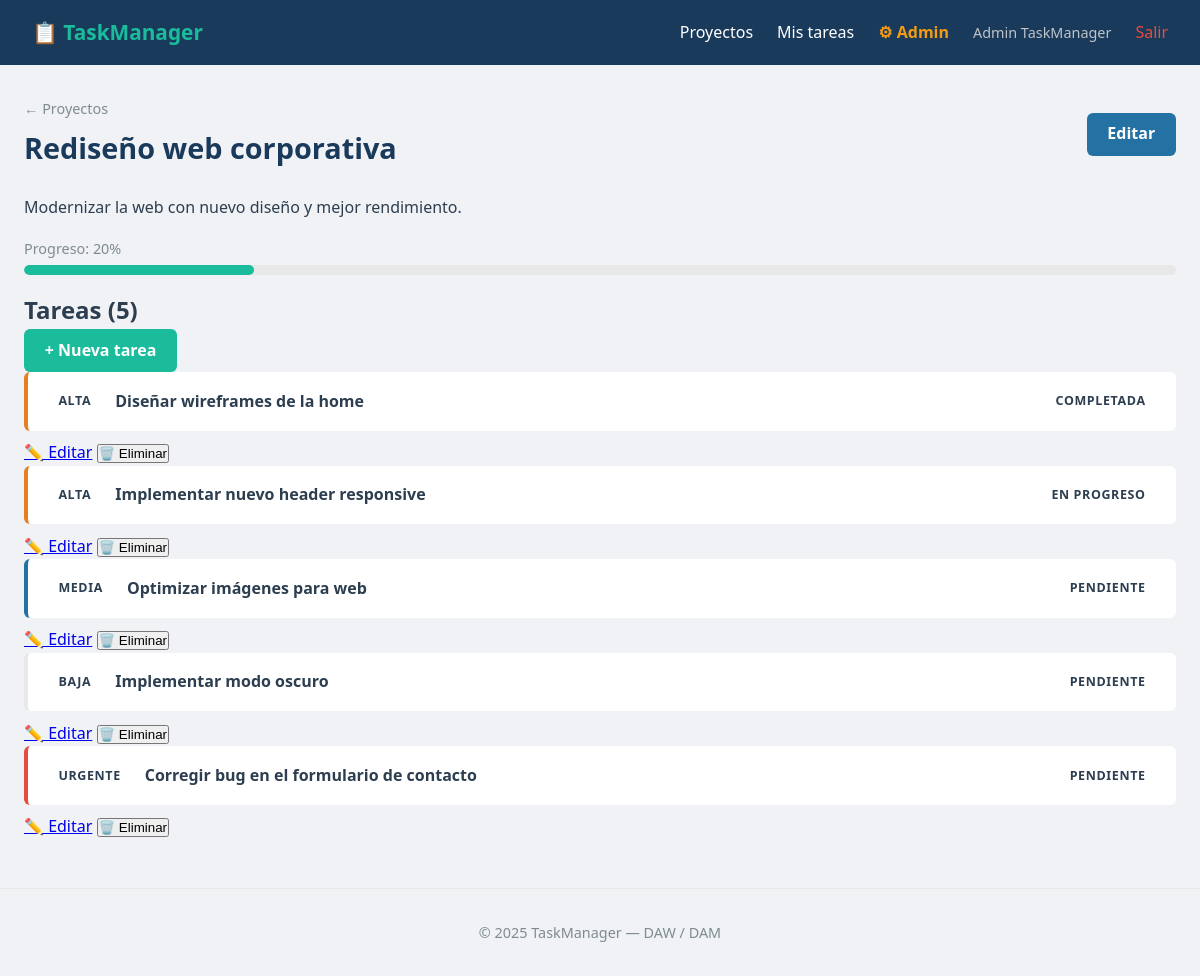
/proyectos/1 (signed in), run on the app's committed database.
### app/models.py (models this page shows, shortened)
class Usuario(UserMixin, db.Model): # UserMixin PRIMERO, db.Model SEGUNDO
    __tablename__ = 'usuarios'
    id = db.Column(db.Integer, primary_key=True)
    nombre = db.Column(db.String(100), nullable=False)
    email = db.Column(db.String(150), unique=True, nullable=False)
    password = db.Column(db.String(256), nullable=False)
    rol = db.Column(db.String(20), default='usuario') # 'usuario' o
    'admin'
    activo = db.Column(db.Boolean, default=True)
    creado_en = db.Column(db.DateTime, default=datetime.utcnow)
    proyectos = db.relationship('Proyecto', backref='propietario',
                                lazy='dynamic',
                                foreign_keys='Proyecto.propietario_id')
    @property
    def es_admin(self):
        return self.rol == 'admin'
    @property
    def is_active(self):
        return self.activo

class Proyecto(db.Model):
    __tablename__ = 'proyectos'
    id = db.Column(db.Integer, primary_key=True)
    titulo = db.Column(db.String(100), nullable=False)
    descripcion = db.Column(db.Text)
    estado = db.Column(db.String(20), default='activo')
    fecha_limite = db.Column(db.Date)
    creado_en = db.Column(db.DateTime, default=datetime.utcnow)
    propietario_id = db.Column(db.Integer, db.ForeignKey('usuarios.id'))
    tareas = db.relationship('Tarea', backref='proyecto', lazy='dynamic',
    cascade='all, delete-orphan',
    order_by='Tarea.creado_en')

class Tarea(db.Model):
    __tablename__ = 'tareas'
    id = db.Column(db.Integer, primary_key=True)
    titulo = db.Column(db.String(200), nullable=False)
    descripcion = db.Column(db.Text)
    prioridad = db.Column(db.String(20), default='media')
    estado = db.Column(db.String(20), default='pendiente')
    fecha_limite = db.Column(db.Date)
    creado_en = db.Column(db.DateTime, default=datetime.utcnow)
    proyecto_id = db.Column(db.Integer, db.ForeignKey('proyectos.id'))
    asignado_id = db.Column(db.Integer, db.ForeignKey('usuarios.id'),
    nullable=True)
    comentarios = db.relationship('Comentario', backref='tarea',
    lazy='dynamic',
    cascade='all, delete-orphan')
    etiquetas = db.relationship('Etiqueta', secondary=tarea_etiqueta,
    backref=db.backref('tareas', lazy='dynamic'))

### app/routes/projects.py (the view)
@projects.route('/<int:pid>')
@login_required # ← Protege esta ruta
def detalle(pid):
    proyecto = Proyecto.query.get_or_404(pid)
    tareas = proyecto.tareas.order_by(Tarea.creado_en.desc()).all()
    return render_template('projects/detalle.html',
                            proyecto=proyecto,
                            tareas=tareas,
                            form=FormularioVacio())

### app/models.py (called while the page is built)
@login_manager.user_loader
def cargar_usuario(user_id):
    return Usuario.query.get(int(user_id))

### app/templates/projects/detalle.html (shortened to what this page needs)
{% extends 'base.html' %}
{% block content %}
<div class='page-header'>
    <div>
        <a href="{{ url_for('projects.lista') }}" class='breadcrumb'>←
        Proyectos</a>
        <h1>{{ proyecto.titulo }}</h1>
    </div>
    <div class='acciones'>
        <a href="{{ url_for('projects.editar', pid=proyecto.id) }}" class='btn
        btn-sec'>Editar</a>
    </div>
</div>
<p class='descripcion-proyecto'>{{ proyecto.descripcion }}</p>
{% set completadas = tareas | selectattr('estado', 'equalto',
'completada') | list %}
{% set total = tareas | length %}
{% if total > 0 %}
{% set progreso = (completadas | length / total * 100) | round | int %}
<div class='progreso-container'>
    <div class='progreso-label'>Progreso: {{ progreso }}%</div>
    <div class='progreso-barra'>
        <div class='progreso-relleno' style='width: {{ progreso }}%'></div>
    </div>
</div>
{% endif %}
<div class='tareas-header'>
    <h2>Tareas ({{ total }})</h2>
    <a href="{{ url_for('tasks.nueva', pid=proyecto.id) }}" class='btn'>+ Nueva
    tarea</a>
</div>
{% for tarea in proyecto.tareas %}
<div class='tarea prioridad-{{ tarea.prioridad }}'>
    <div class='tarea-info'>
        <span class='badge badge-prioridad-{{ tarea.prioridad }}'>
        {{ tarea.prioridad | upper }}
        </span>
        <strong>{{ tarea.titulo }}</strong>
    </div>
    <span class='badge badge-estado-{{ tarea.estado }}'>
    {{ tarea.estado | replace('_', ' ') | capitalize }}
    </span>
</div>
<div class='acciones-tarea'>
    <a href="{{ url_for('tasks.editar', pid=proyecto.id, tid=tarea.id) }}">✏️
    Editar</a>
    <form action="{{ url_for('projects.eliminar', pid=proyecto.id) }}" method='POST' style='display:inline'>
        <button type='submit' onclick="return confirm('¿Eliminar proyecto?')">
            🗑️ Eliminar
        </button>
    </form>
</div>
{% else %}
<p class='vacio'>Este proyecto no tiene tareas todavía.</p>
{% endfor %}
{% endblock %}

### app/templates/base.html (shortened to what this page needs)
<!DOCTYPE html>
<html lang='es'>
<head>
    <link rel='stylesheet' href="{{ url_for('static', filename='css/style.css')
    }}">
</head>
<body>
    <nav class='navbar'>
        <a href="{{ url_for('main.index') }}" class='logo'>📋 TaskManager</a>
        <div class='nav-links'>
            {% if current_user.is_authenticated %}
                <a href="{{ url_for('projects.lista') }}">Proyectos</a>
                <a href="{{ url_for('tasks.mis_tareas') }}">Mis tareas</a>
                {% if current_user.es_admin %}
                    <a href="{{ url_for('main.admin') }}" class='nav-admin'>⚙
                    Admin</a>
                {% endif %}
                <span class='nav-usuario'>{{ current_user.nombre }}</span>
                <a href="{{ url_for('auth.logout') }}" class='nav-logout'>Salir</a>
            {% else %}
                <a href="{{ url_for('auth.login') }}">Iniciar sesión</a>
                <a href="{{ url_for('auth.registro') }}" class='btn btnsm'>Registrarse</a>
            {% endif %}
        </div>
    </nav>
    <main class='contenido'>
    {% block content %}{% endblock %}
    </main>
    <footer><p>&copy; 2025 TaskManager — DAW / DAM</p></footer>
</body>
</html>

### app/static/css/style.css (style rules this page uses)
*, *::before, *::after { margin: 0; padding: 0; box-sizing: border-box; }
:root { --azul-oscuro: #1a3a5c; --azul: #2471a3; --verde: #1abc9c; --rojo: #e74c3c; --naranja: #e67e22; --gris-claro: #f0f2f5; --texto: #2c3e50; --texto-suave: #7f8c8d; }
body { font-family: 'Segoe UI', Arial, sans-serif; background: var(--gris-claro); color: var(--texto); line-height: 1.6; }
.navbar { background: var(--azul-oscuro); display: flex; justify-content: space-between; align-items: center; padding: 1rem 2rem; position: sticky; top: 0; z-index: 100; }
.navbar .logo { color: var(--verde); font-weight: 700; font-size: 1.3rem; text-decoration: none; }
.nav-links { display: flex; align-items: center; gap: 1.5rem; }
.nav-links a { color: #fff; text-decoration: none; transition: color .2s; }
.contenido { max-width: 1200px; margin: 2rem auto; padding: 0 1.5rem; }
.page-header { display: flex; justify-content: space-between; align-items: center; margin-bottom: 1.5rem; }
.page-header h1 { font-size: 1.8rem; color: var(--azul-oscuro); }
.breadcrumb { color: var(--texto-suave); text-decoration: none; display: block; font-size: .9rem; margin-bottom: .3rem; }
.badge { padding: .2rem .7rem; border-radius: 12px; font-size: .78rem; font-weight: 600; text-transform: uppercase; letter-spacing: .05em; }
.progreso-container { margin: 1rem 0; }
.progreso-label { font-size: .9rem; color: var(--texto-suave); margin-bottom:.3rem; }
.progreso-barra { background: #e8e8e8; border-radius: 6px; height: 10px; overflow: hidden; }
.progreso-relleno { background: var(--verde); height: 100%; border-radius: 6px; transition: width .4s ease; }
.tarea { background: #fff; border-radius: 6px; padding: 1rem 1.2rem; margin-bottom: .6rem; display: flex; justify-content: space-between; align-items: center; border-left: 4px solid #e8e8e8; }
.tarea.prioridad-urgente { border-left-color: var(--rojo); }
.tarea.prioridad-alta { border-left-color: var(--naranja); }
.tarea.prioridad-media { border-left-color: var(--azul); }
.tarea-info { display: flex; align-items: center; gap: .8rem; }
.btn { display: inline-block; background: var(--verde); color: #fff; padding: .55rem 1.3rem; border-radius: 6px; text-decoration: none; font-weight: 600; border: none; cursor: pointer; transition: background.2s; }
.btn-sec { background: var(--azul); }
footer { text-align: center; padding: 2rem; color: var(--texto-suave); margin-top: 3rem; border-top: 1px solid #e8e8e8; font-size: .9rem; }
.nav-usuario { color: #bdc3c7; font-size: .9rem; }
.nav-logout { color: #e74c3c !important; }
.nav-admin { color: #f39c12 !important; font-weight: 600; }

### data on the page
Usuario: nombre "Admin TaskManager"
Proyecto: titulo "Rediseño web corporativa", descripcion "Modernizar la web con nuevo diseño y mejor rendimiento."
Tarea: prioridad "ALTA", titulo "Diseñar wireframes de la home", estado "COMPLETADA"
Tarea: prioridad "ALTA", titulo "Implementar nuevo header responsive", estado "EN PROGRESO"
Tarea: prioridad "MEDIA", titulo "Optimizar imágenes para web", estado "PENDIENTE"
Tarea: prioridad "BAJA", titulo "Implementar modo oscuro", estado "PENDIENTE"
Tarea: prioridad "URGENTE", titulo "Corregir bug en el formulario de contacto", estado "PENDIENTE"

### other printed values
{{ progreso }} "20"
{{ total }} "5"
